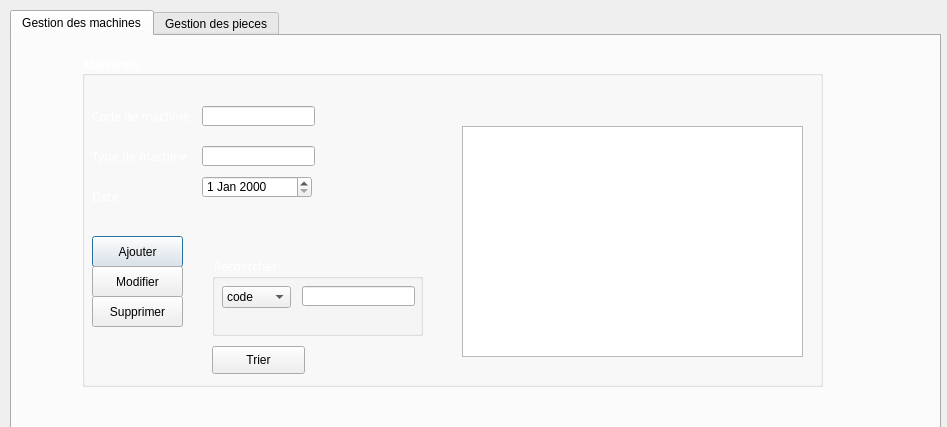
<?xml version="1.0" encoding="UTF-8"?>
<ui version="4.0">
 <class>materiel1</class>
 <widget class="QDialog" name="materiel1">
  <property name="geometry">
   <rect>
    <x>0</x>
    <y>0</y>
    <width>947</width>
    <height>427</height>
   </rect>
  </property>
  <property name="windowTitle">
   <string>Dialog</string>
  </property>
  <widget class="QTabWidget" name="tabWidget">
   <property name="geometry">
    <rect>
     <x>10</x>
     <y>10</y>
     <width>931</width>
     <height>491</height>
    </rect>
   </property>
   <property name="currentIndex">
    <number>0</number>
   </property>
   <widget class="QWidget" name="tab_5">
    <attribute name="title">
     <string>Gestion des machines</string>
    </attribute>
    <widget class="QGroupBox" name="groupBox_13">
     <property name="geometry">
      <rect>
       <x>70</x>
       <y>20</y>
       <width>741</width>
       <height>331</height>
      </rect>
     </property>
     <property name="font">
      <font>
       <pointsize>9</pointsize>
       <weight>75</weight>
       <bold>true</bold>
      </font>
     </property>
     <property name="styleSheet">
      <string notr="true">#groupBox_13{
	color: rgb(255, 255, 255);}</string>
     </property>
     <property name="title">
      <string>Machines</string>
     </property>
     <widget class="QLabel" name="label_65">
      <property name="geometry">
       <rect>
        <x>10</x>
        <y>40</y>
        <width>121</width>
        <height>41</height>
       </rect>
      </property>
      <property name="font">
       <font>
        <family>Algerian</family>
        <weight>50</weight>
        <bold>false</bold>
       </font>
      </property>
      <property name="acceptDrops">
       <bool>false</bool>
      </property>
      <property name="styleSheet">
       <string notr="true">#label_65{
	color: rgb(255, 255, 255);}</string>
      </property>
      <property name="text">
       <string>Code de machine :</string>
      </property>
     </widget>
     <widget class="QLabel" name="label_66">
      <property name="geometry">
       <rect>
        <x>10</x>
        <y>80</y>
        <width>111</width>
        <height>41</height>
       </rect>
      </property>
      <property name="font">
       <font>
        <family>Algerian</family>
        <pointsize>9</pointsize>
        <weight>50</weight>
        <italic>false</italic>
        <bold>false</bold>
        <underline>false</underline>
       </font>
      </property>
      <property name="acceptDrops">
       <bool>false</bool>
      </property>
      <property name="text">
       <string>&lt;html&gt;&lt;head/&gt;&lt;body&gt;&lt;p&gt;&lt;span style=&quot; color:#ffffff;&quot;&gt;Type de machine :&lt;/span&gt;&lt;/p&gt;&lt;/body&gt;&lt;/html&gt;</string>
      </property>
     </widget>
     <widget class="QLineEdit" name="code_mach">
      <property name="geometry">
       <rect>
        <x>120</x>
        <y>50</y>
        <width>113</width>
        <height>20</height>
       </rect>
      </property>
      <property name="text">
       <string/>
      </property>
     </widget>
     <widget class="QLineEdit" name="type_mach">
      <property name="geometry">
       <rect>
        <x>120</x>
        <y>90</y>
        <width>113</width>
        <height>20</height>
       </rect>
      </property>
     </widget>
     <widget class="QPushButton" name="ajout_mach">
      <property name="geometry">
       <rect>
        <x>10</x>
        <y>180</y>
        <width>91</width>
        <height>31</height>
       </rect>
      </property>
      <property name="styleSheet">
       <string notr="true">


#ajout_mach:pressed{
	background-color: rgb(85, 0, 0);
color: rgb(255, 255, 255);}</string>
      </property>
      <property name="text">
       <string>Ajouter</string>
      </property>
     </widget>
     <widget class="QLabel" name="label_67">
      <property name="geometry">
       <rect>
        <x>230</x>
        <y>30</y>
        <width>51</width>
        <height>21</height>
       </rect>
      </property>
      <property name="text">
       <string/>
      </property>
      <property name="pixmap">
       <pixmap>../Nouveau dossier/icons8-google-web-recherche-24.png</pixmap>
      </property>
     </widget>
     <widget class="QDateEdit" name="date_mach">
      <property name="geometry">
       <rect>
        <x>120</x>
        <y>120</y>
        <width>110</width>
        <height>22</height>
       </rect>
      </property>
     </widget>
     <widget class="QLabel" name="label_68">
      <property name="geometry">
       <rect>
        <x>10</x>
        <y>120</y>
        <width>111</width>
        <height>41</height>
       </rect>
      </property>
      <property name="font">
       <font>
        <family>Algerian</family>
        <pointsize>9</pointsize>
        <weight>50</weight>
        <italic>false</italic>
        <bold>false</bold>
        <underline>false</underline>
       </font>
      </property>
      <property name="acceptDrops">
       <bool>false</bool>
      </property>
      <property name="text">
       <string>&lt;html&gt;&lt;head/&gt;&lt;body&gt;&lt;p&gt;&lt;span style=&quot; color:#ffffff;&quot;&gt;Date :&lt;/span&gt;&lt;/p&gt;&lt;/body&gt;&lt;/html&gt;</string>
      </property>
     </widget>
     <widget class="QPushButton" name="modifier_mach">
      <property name="geometry">
       <rect>
        <x>10</x>
        <y>210</y>
        <width>91</width>
        <height>31</height>
       </rect>
      </property>
      <property name="styleSheet">
       <string notr="true">


#modifier_mach:pressed{
	background-color: rgb(85, 0, 0);
color: rgb(255, 255, 255);}</string>
      </property>
      <property name="text">
       <string>Modifier</string>
      </property>
     </widget>
     <widget class="QPushButton" name="supp_mach">
      <property name="geometry">
       <rect>
        <x>10</x>
        <y>240</y>
        <width>91</width>
        <height>31</height>
       </rect>
      </property>
      <property name="styleSheet">
       <string notr="true">


#supp_mach:pressed{
	background-color: rgb(85, 0, 0);
color: rgb(255, 255, 255);}</string>
      </property>
      <property name="text">
       <string>Supprimer</string>
      </property>
     </widget>
     <widget class="QTableView" name="tab_machine">
      <property name="geometry">
       <rect>
        <x>380</x>
        <y>70</y>
        <width>341</width>
        <height>231</height>
       </rect>
      </property>
      <property name="sortingEnabled">
       <bool>true</bool>
      </property>
     </widget>
     <widget class="QGroupBox" name="groupBox_14">
      <property name="geometry">
       <rect>
        <x>130</x>
        <y>200</y>
        <width>211</width>
        <height>80</height>
       </rect>
      </property>
      <property name="font">
       <font>
        <family>Algerian</family>
        <weight>50</weight>
        <bold>false</bold>
       </font>
      </property>
      <property name="styleSheet">
       <string notr="true">#groupBox_14{
	color: rgb(255, 255, 255);
	
	}</string>
      </property>
      <property name="title">
       <string>Rechercher</string>
      </property>
      <widget class="QComboBox" name="comboBox_machine">
       <property name="geometry">
        <rect>
         <x>10</x>
         <y>30</y>
         <width>69</width>
         <height>22</height>
        </rect>
       </property>
       <item>
        <property name="text">
         <string>code</string>
        </property>
       </item>
       <item>
        <property name="text">
         <string>type</string>
        </property>
       </item>
       <item>
        <property name="text">
         <string>date</string>
        </property>
       </item>
      </widget>
      <widget class="QLineEdit" name="lineEdit_machine">
       <property name="geometry">
        <rect>
         <x>90</x>
         <y>30</y>
         <width>113</width>
         <height>20</height>
        </rect>
       </property>
      </widget>
     </widget>
     <widget class="QPushButton" name="pushButton">
      <property name="geometry">
       <rect>
        <x>130</x>
        <y>290</y>
        <width>93</width>
        <height>28</height>
       </rect>
      </property>
      <property name="text">
       <string>Trier</string>
      </property>
     </widget>
    </widget>
    <widget class="QLabel" name="label_4">
     <property name="geometry">
      <rect>
       <x>-60</x>
       <y>-150</y>
       <width>1061</width>
       <height>531</height>
      </rect>
     </property>
     <property name="text">
      <string/>
     </property>
     <property name="pixmap">
      <pixmap>../dfd.jpg</pixmap>
     </property>
    </widget>
    <zorder>label_4</zorder>
    <zorder>groupBox_13</zorder>
   </widget>
   <widget class="QWidget" name="tab_6">
    <attribute name="title">
     <string>Gestion des pieces</string>
    </attribute>
    <widget class="QGroupBox" name="groupBox_15">
     <property name="geometry">
      <rect>
       <x>70</x>
       <y>30</y>
       <width>771</width>
       <height>341</height>
      </rect>
     </property>
     <property name="font">
      <font>
       <pointsize>9</pointsize>
       <weight>75</weight>
       <bold>true</bold>
      </font>
     </property>
     <property name="styleSheet">
      <string notr="true">#groupBox_15{
	color: rgb(255, 255, 255);}</string>
     </property>
     <property name="title">
      <string>Piéce machine</string>
     </property>
     <widget class="QLabel" name="label_69">
      <property name="geometry">
       <rect>
        <x>0</x>
        <y>50</y>
        <width>141</width>
        <height>41</height>
       </rect>
      </property>
      <property name="font">
       <font>
        <family>Algerian</family>
        <pointsize>9</pointsize>
        <weight>50</weight>
        <italic>false</italic>
        <bold>false</bold>
        <underline>false</underline>
       </font>
      </property>
      <property name="acceptDrops">
       <bool>false</bool>
      </property>
      <property name="text">
       <string>&lt;html&gt;&lt;head/&gt;&lt;body&gt;&lt;p&gt;&lt;span style=&quot; color:#ffffff;&quot;&gt;Code de machine :&lt;/span&gt;&lt;/p&gt;&lt;/body&gt;&lt;/html&gt;</string>
      </property>
     </widget>
     <widget class="QLineEdit" name="code_m">
      <property name="geometry">
       <rect>
        <x>130</x>
        <y>60</y>
        <width>113</width>
        <height>20</height>
       </rect>
      </property>
     </widget>
     <widget class="QLineEdit" name="code_p">
      <property name="geometry">
       <rect>
        <x>510</x>
        <y>230</y>
        <width>113</width>
        <height>20</height>
       </rect>
      </property>
     </widget>
     <widget class="QPushButton" name="ajout_p">
      <property name="geometry">
       <rect>
        <x>10</x>
        <y>210</y>
        <width>91</width>
        <height>31</height>
       </rect>
      </property>
      <property name="styleSheet">
       <string notr="true">


#ajout_p:pressed{
	background-color: rgb(85, 0, 0);
color: rgb(255, 255, 255);}</string>
      </property>
      <property name="text">
       <string>Ajouter</string>
      </property>
     </widget>
     <widget class="QLabel" name="label_71">
      <property name="geometry">
       <rect>
        <x>230</x>
        <y>30</y>
        <width>51</width>
        <height>21</height>
       </rect>
      </property>
      <property name="text">
       <string/>
      </property>
      <property name="pixmap">
       <pixmap>../Nouveau dossier/icons8-google-web-recherche-24.png</pixmap>
      </property>
     </widget>
     <widget class="QDateEdit" name="date_piece">
      <property name="geometry">
       <rect>
        <x>130</x>
        <y>160</y>
        <width>110</width>
        <height>22</height>
       </rect>
      </property>
     </widget>
     <widget class="QLabel" name="label_72">
      <property name="geometry">
       <rect>
        <x>10</x>
        <y>150</y>
        <width>91</width>
        <height>41</height>
       </rect>
      </property>
      <property name="font">
       <font>
        <family>Algerian</family>
        <pointsize>9</pointsize>
        <weight>50</weight>
        <italic>false</italic>
        <bold>false</bold>
        <underline>false</underline>
       </font>
      </property>
      <property name="acceptDrops">
       <bool>false</bool>
      </property>
      <property name="text">
       <string>&lt;html&gt;&lt;head/&gt;&lt;body&gt;&lt;p&gt;&lt;span style=&quot; color:#ffffff;&quot;&gt;Date :&lt;/span&gt;&lt;/p&gt;&lt;/body&gt;&lt;/html&gt;</string>
      </property>
     </widget>
     <widget class="QPushButton" name="modifier_p">
      <property name="geometry">
       <rect>
        <x>10</x>
        <y>240</y>
        <width>91</width>
        <height>31</height>
       </rect>
      </property>
      <property name="styleSheet">
       <string notr="true">


#modifier_p:pressed{
	background-color: rgb(85, 0, 0);
color: rgb(255, 255, 255);}</string>
      </property>
      <property name="text">
       <string>Modifier</string>
      </property>
     </widget>
     <widget class="QPushButton" name="supp_p">
      <property name="geometry">
       <rect>
        <x>10</x>
        <y>270</y>
        <width>91</width>
        <height>31</height>
       </rect>
      </property>
      <property name="styleSheet">
       <string notr="true">
#supp_p:pressed{
	background-color: rgb(85, 0, 0);

color: rgb(255, 255, 255);
}</string>
      </property>
      <property name="text">
       <string>Supprimer</string>
      </property>
     </widget>
     <widget class="QLabel" name="label_73">
      <property name="geometry">
       <rect>
        <x>10</x>
        <y>100</y>
        <width>111</width>
        <height>41</height>
       </rect>
      </property>
      <property name="font">
       <font>
        <family>Algerian</family>
        <pointsize>9</pointsize>
        <weight>50</weight>
        <italic>false</italic>
        <bold>false</bold>
        <underline>false</underline>
       </font>
      </property>
      <property name="acceptDrops">
       <bool>false</bool>
      </property>
      <property name="text">
       <string>&lt;html&gt;&lt;head/&gt;&lt;body&gt;&lt;p&gt;&lt;span style=&quot; color:#ffffff;&quot;&gt;nom:&lt;/span&gt;&lt;/p&gt;&lt;/body&gt;&lt;/html&gt;</string>
      </property>
     </widget>
     <widget class="QLineEdit" name="nom">
      <property name="geometry">
       <rect>
        <x>130</x>
        <y>110</y>
        <width>113</width>
        <height>20</height>
       </rect>
      </property>
     </widget>
     <widget class="QTableView" name="tab_piece">
      <property name="geometry">
       <rect>
        <x>380</x>
        <y>60</y>
        <width>351</width>
        <height>231</height>
       </rect>
      </property>
      <property name="sortingEnabled">
       <bool>true</bool>
      </property>
     </widget>
     <widget class="QGroupBox" name="groupBox_16">
      <property name="geometry">
       <rect>
        <x>130</x>
        <y>220</y>
        <width>211</width>
        <height>80</height>
       </rect>
      </property>
      <property name="font">
       <font>
        <family>Algerian</family>
        <pointsize>9</pointsize>
        <weight>50</weight>
        <bold>false</bold>
       </font>
      </property>
      <property name="styleSheet">
       <string notr="true">#groupBox_16{
	color: rgb(255, 255, 255);}</string>
      </property>
      <property name="title">
       <string>Rechercher</string>
      </property>
      <widget class="QComboBox" name="comboBox_piece">
       <property name="geometry">
        <rect>
         <x>10</x>
         <y>30</y>
         <width>69</width>
         <height>22</height>
        </rect>
       </property>
       <item>
        <property name="text">
         <string>Code</string>
        </property>
       </item>
       <item>
        <property name="text">
         <string>nom</string>
        </property>
       </item>
       <item>
        <property name="text">
         <string>date</string>
        </property>
       </item>
      </widget>
      <widget class="QLineEdit" name="lineEdit_piece">
       <property name="geometry">
        <rect>
         <x>90</x>
         <y>30</y>
         <width>113</width>
         <height>20</height>
        </rect>
       </property>
      </widget>
      <widget class="QLabel" name="label_12">
       <property name="geometry">
        <rect>
         <x>50</x>
         <y>0</y>
         <width>47</width>
         <height>13</height>
        </rect>
       </property>
       <property name="styleSheet">
        <string notr="true">#label_7{

	image: url(:/ressource/image/4.png);}</string>
       </property>
       <property name="text">
        <string/>
       </property>
      </widget>
     </widget>
     <zorder>code_p</zorder>
     <zorder>label_69</zorder>
     <zorder>code_m</zorder>
     <zorder>ajout_p</zorder>
     <zorder>label_71</zorder>
     <zorder>date_piece</zorder>
     <zorder>label_72</zorder>
     <zorder>modifier_p</zorder>
     <zorder>supp_p</zorder>
     <zorder>label_73</zorder>
     <zorder>nom</zorder>
     <zorder>tab_piece</zorder>
     <zorder>groupBox_16</zorder>
    </widget>
    <widget class="QLabel" name="label_3">
     <property name="geometry">
      <rect>
       <x>0</x>
       <y>0</y>
       <width>841</width>
       <height>501</height>
      </rect>
     </property>
     <property name="text">
      <string/>
     </property>
     <property name="pixmap">
      <pixmap>../20140726113251-4a2af680-la.jpg</pixmap>
     </property>
    </widget>
    <widget class="QLabel" name="label_5">
     <property name="geometry">
      <rect>
       <x>-40</x>
       <y>-130</y>
       <width>1061</width>
       <height>531</height>
      </rect>
     </property>
     <property name="text">
      <string/>
     </property>
     <property name="pixmap">
      <pixmap>../dfd.jpg</pixmap>
     </property>
    </widget>
    <zorder>label_5</zorder>
    <zorder>label_3</zorder>
    <zorder>groupBox_15</zorder>
   </widget>
  </widget>
 </widget>
 <resources/>
 <connections/>
</ui>
